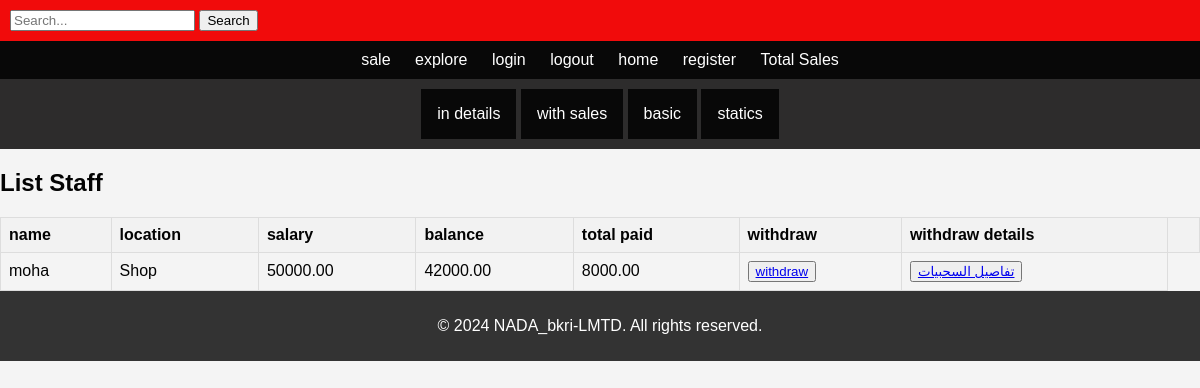
The page /salary_list/ on the database its author committed.
### prd/models.py (models this page shows, shortened)
class Salary(models.Model):
    staff = models.OneToOneField(Staff, on_delete=models.CASCADE,related_name='staff', default=None)
    basic_salary = models.DecimalField(max_digits=10, decimal_places=2)
    deductions = models.DecimalField(max_digits=10, decimal_places=2, default=0)
    bonuses = models.DecimalField(max_digits=10, decimal_places=2, default=0)
    date = models.DateField(default=timezone.now)
    def total_paid(self):
        return sum(payment.amount_paid for payment in self.salary_payment_set.all())
    def remaining_balance(self):
        return self.basic_salary - self.total_paid()

class Staff(models.Model):
    SHOP = 'Shop'
    STORE = 'Store'
    LOCATION_CHOICES = [
        (SHOP, 'Shop'),
        (STORE, 'Store'),
    ]
    user = models.OneToOneField(User, on_delete=models.CASCADE,null=True)
    first_name = models.CharField(max_length=255)
    last_name = models.CharField(max_length=255)
    email = models.EmailField(unique=True)
    salary = models.PositiveIntegerField(default=0)
    position = models.CharField(
        max_length=5,
        choices=LOCATION_CHOICES,
        default=SHOP,
    )
    phone_num = models.CharField(max_length=10, null=True)
    national_id = models.CharField(max_length=10, null=True, blank=True)
    profile_picture = models.ImageField(upload_to='staff_profile_pics/', blank=True, null=True)

class Salary_Payment(models.Model):
    salary = models.ForeignKey(Salary, on_delete=models.CASCADE)
    amount_paid = models.DecimalField(max_digits=10, decimal_places=2)
    payment_date = models.DateTimeField(default=timezone.now)

### prd/views.py (the view)
# urls.py: path('salary_list/',salary_list, name='salary_list'),
def salary_list(request):
    salaries = Salary.objects.all()
    return render(request, 'prd/salary_list.html', {'salaries': salaries})

### prd/templates/prd/salary_list.html (shortened to what this page needs)
{% extends 'base.html' %}
{% block content %}
<h2>List Staff</h2>
<table>
    <thead>
        <tr>
            <th>name</th>
            <th>location</th>
            <th>salary</th>
            <th>balance</th>
            <th>total paid</th>
            <th>withdraw</th>
            <th>withdraw details</th>
            <th></th>
        </tr>
    </thead>
    <tbody>
        {% for staff_member in salaries %}
            <tr>
                <td>{{ staff_member.staff.first_name }}</td>
                <td>{{ staff_member.staff.position }}</td>
                <td>{{ staff_member.basic_salary}}</td>
                <td>{{ staff_member.remaining_balance}}</td>
                <td>{{ staff_member.total_paid}}</td>
                <td><button type="submit"><a href="{% url 'salary_pay' salary_id=staff_member.id %}">withdraw</a></button></td>
                <td><button type="submit"><a href="{% url 'stf_sal_list' salary_id=staff_member.id %}">تفاصيل السحبيات</a></button></td>
            </tr>
        {% endfor %}
    </tbody>
</table>
{% endblock %}

### prd/templates/base.html (style rules this page uses)
body { font-family: 'Franklin Gothic Medium', 'Arial Narrow', Arial, sans-serif; font-size: 16px; margin: 0; padding: 0; background-color: #f4f4f4; color: #030303; }

### prd/templates/prd/salary_list.html (style rules this page uses)
table { width: 100%; border-collapse: collapse; margin-top: 20px; }
th, td { border: 1px solid #ddd; padding: 8px; text-align: left; }
th { background-color: #f2f2f2; }

### rows shown on the page
Salary: staff.first_name "moha", staff.position "Shop", basic_salary "50000.00", remaining_balance "42000.00", total_paid "8000.00"
